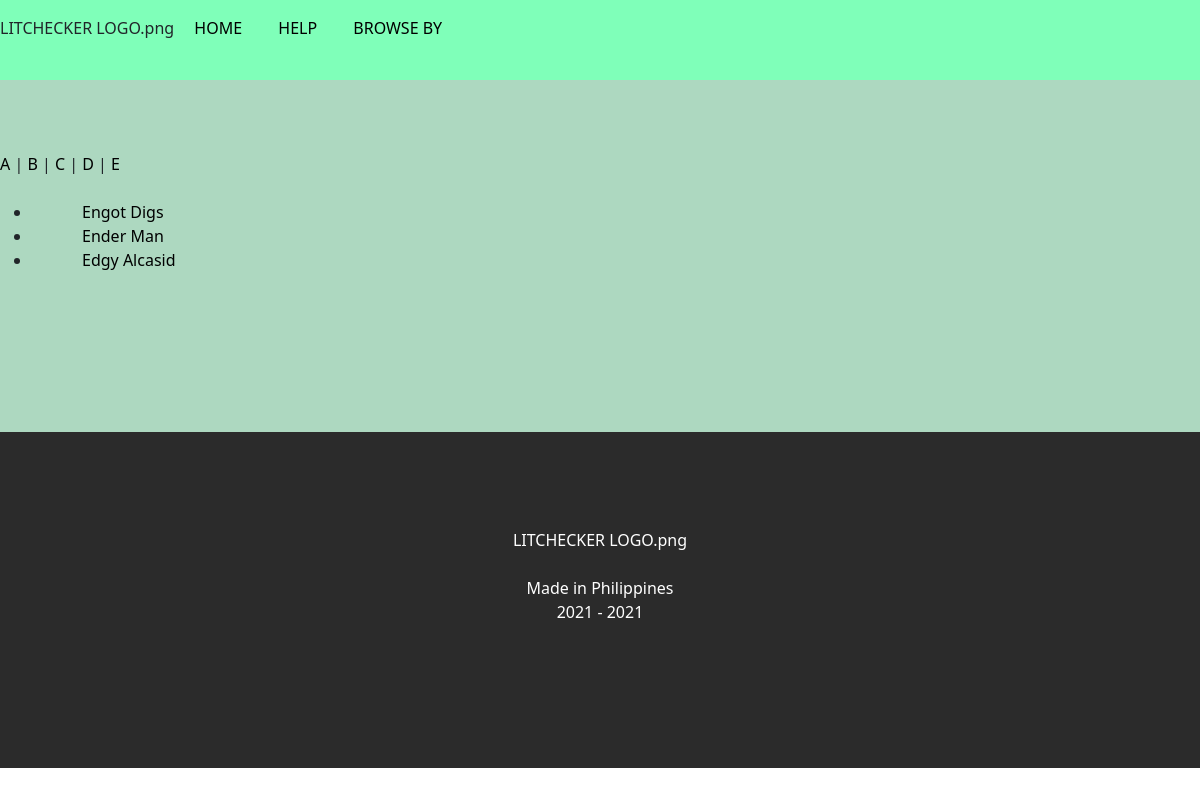
Page /authorlist.php?let=E on the committed database.
### tables this page shows
CREATE TABLE `literature` (
  `id` int(100) NOT NULL,
  `title` text DEFAULT NULL,
  `category` varchar(100) DEFAULT NULL,
  `type` varchar(100) DEFAULT NULL,
  `link` text DEFAULT NULL,
  `author_1` varchar(100) NOT NULL,
  `author_2` varchar(100) NOT NULL,
  `author_3` varchar(100) NOT NULL
);

### authorlist.php (the view, shortened to what this page needs)
<!DOCTYPE html>
<head>
    <link href="https://cdn.jsdelivr.net/npm/bootstrap@5.0.0-beta3/dist/css/bootstrap.min.css"
    rel="stylesheet">
     <link rel="stylesheet" href="css/index.css">
</head>
<body>
    <?php include 'menu_bar.php';?>
     <section class = "body">
    <br><br><br>
    <a href="authorlist.php?let=A"> A </a> |
    <a href="authorlist.php?let=B"> B </a> |
    <a href="authorlist.php?let=C"> C </a> |
    <a href="authorlist.php?let=D"> D </a> |
    <a href="authorlist.php?let=E"> E </a>
    <br><br>
        <?php
        $server = "localhost";
        $user ="root";
        $pass ="";
        $con=mysqli_connect($server,$user,$pass);
        $db="litcheck";
        mysqli_select_db($con,$db);
        if(isset($_GET['let']))
            $let = $_GET['let'];
        else
            $let='A';
        $sqlselect = mysqli_query($con,"select * from literature where author_1 like '$let%' ");
        $sqlselect3 = mysqli_query($con,"select * from literature where author_3 like '$let%' ");
        ?>
        <ul>
        <?php
            while ($results=mysqli_fetch_object($sqlselect)){
                echo "<li>";
                echo"<a href='results_by_author.php?let=$results->author_1'>";
                echo $results->author_1." ";
                echo "</a>";
                echo "</li>";
            }
             while ($results=mysqli_fetch_object($sqlselect3)){
                echo "<li>";
                echo"<a href='results_by_author.php?let=$results->author_3'>";
                echo $results->author_3." ";
                echo "</a>";
                echo "</li>";
            }
        ?>
        </ul>
    <br><br><br><br><br><br>
    </section>
    <?php include 'credits.php';?>
</body>
</html>

### css/index.css (style rules this page uses)
.body { text-indent: 50px; background-color: rgb(173, 216, 192); }
a { color: black; text-decoration: none; }

### rows in the picture
literature: author_1 "Engot Digs"
literature: author_1 "Ender Man"
literature: author_3 "Edgy Alcasid"
